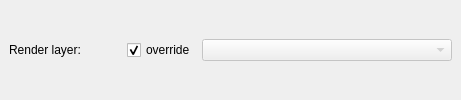
       <widget class="QWidget" name="f_renderLayer" native="true">
        <layout class="QHBoxLayout" name="horizontalLayout_5">
         <property name="leftMargin">
          <number>9</number>
         </property>
         <property name="topMargin">
          <number>0</number>
         </property>
         <property name="rightMargin">
          <number>9</number>
         </property>
         <property name="bottomMargin">
          <number>0</number>
         </property>
         <item>
          <widget class="QLabel" name="label_5">
           <property name="text">
            <string>Render layer:</string>
           </property>
          </widget>
         </item>
         <item>
          <spacer name="horizontalSpacer_6">
           <property name="orientation">
            <enum>Qt::Horizontal</enum>
           </property>
           <property name="sizeHint" stdset="0">
            <size>
             <width>40</width>
             <height>20</height>
            </size>
           </property>
          </spacer>
         </item>
         <item>
          <widget class="QCheckBox" name="chb_overrideLayers">
           <property name="text">
            <string>override</string>
           </property>
           <property name="checked">
            <bool>true</bool>
           </property>
          </widget>
         </item>
         <item>
          <widget class="QComboBox" name="cb_renderLayer">
           <property name="enabled">
            <bool>false</bool>
           </property>
           <property name="sizePolicy">
            <sizepolicy hsizetype="Fixed" vsizetype="Fixed">
             <horstretch>0</horstretch>
             <verstretch>0</verstretch>
            </sizepolicy>
           </property>
           <property name="minimumSize">
            <size>
             <width>250</width>
             <height>0</height>
            </size>
           </property>
          </widget>
         </item>
        </layout>
       </widget>
